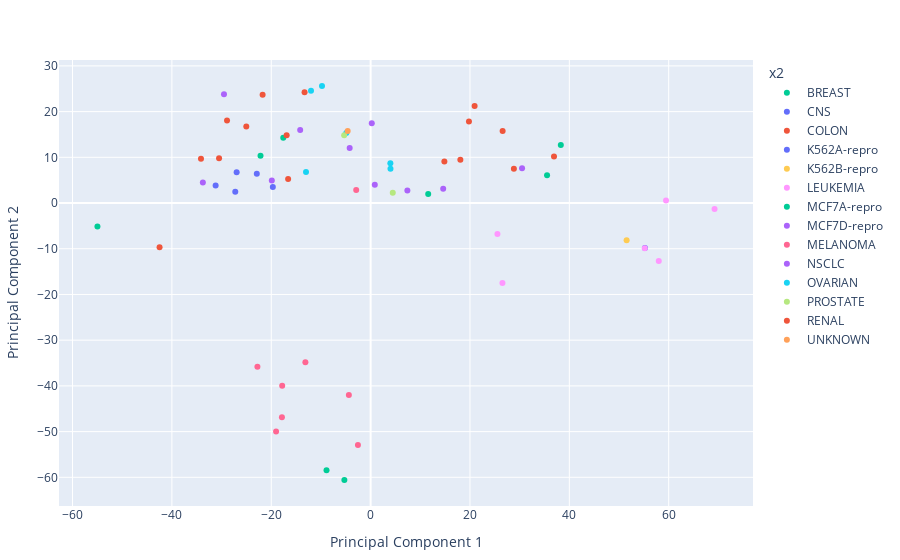

Source (notebook cell):
### Code cell
PlotlyJS.plot(
    df3_pca, x=:x1, y=:x2, color=:y,
    mode="markers",
    Layout(yaxis_title="Principal Component 2", xaxis_title="Principal Component 1")
)

### Figure 1 — Plotly figure (JSON) as saved in the notebook; plotly's stock layout.template omitted (floating-point values rounded to 4 significant figures)
{"data": [{"legendgroup": "BREAST", "marker": {"color": "#00cc96"}, "mode": "markers", "name": "BREAST", "showlegend": true, "type": "scatter", "x": [-54.98, -22.16, -17.58, 35.52, 11.59, -8.875, -5.284], "xaxis": "x", "y": [-5.158, 10.31, 14.27, 6.077, 1.958, -58.45, -60.58], "yaxis": "y"}, {"legendgroup": "CNS", "marker": {"color": "#636efa"}, "mode": "markers", "name": "CNS", "showlegend": true, "type": "scatter", "x": [-19.68, -22.91, -27.24, -26.96, -31.2], "xaxis": "x", "y": [3.528, 6.391, 2.446, 6.727, 3.834], "yaxis": "y"}, {"legendgroup": "COLON", "marker": {"color": "#EF553B"}, "mode": "markers", "name": "COLON", "showlegend": true, "type": "scatter", "x": [14.85, 36.92, 26.57, 19.8, 18.06, 28.84, 20.93], "xaxis": "x", "y": [9.06, 10.17, 15.74, 17.82, 9.493, 7.523, 21.2], "yaxis": "y"}, {"legendgroup": "K562A-repro", "marker": {"color": "#636efa"}, "mode": "markers", "name": "K562A-repro", "showlegend": true, "type": "scatter", "x": [55.22], "xaxis": "x", "y": [-9.854], "yaxis": "y"}, {"legendgroup": "K562B-repro", "marker": {"color": "#FECB52"}, "mode": "markers", "name": "K562B-repro", "showlegend": true, "type": "scatter", "x": [51.53], "xaxis": "x", "y": [-8.169], "yaxis": "y"}, {"legendgroup": "LEUKEMIA", "marker": {"color": "#FF97FF"}, "mode": "markers", "name": "LEUKEMIA", "showlegend": true, "type": "scatter", "x": [26.54, 58.01, 55.18, 69.23, 59.46, 25.53], "xaxis": "x", "y": [-17.49, -12.68, -9.917, -1.283, 0.5615, -6.759], "yaxis": "y"}, {"legendgroup": "MCF7A-repro", "marker": {"color": "#00cc96"}, "mode": "markers", "name": "MCF7A-repro", "showlegend": true, "type": "scatter", "x": [38.28], "xaxis": "x", "y": [12.7], "yaxis": "y"}, {"legendgroup": "MCF7D-repro", "marker": {"color": "#ab63fa"}, "mode": "markers", "name": "MCF7D-repro", "showlegend": true, "type": "scatter", "x": [30.48], "xaxis": "x", "y": [7.608], "yaxis": "y"}, {"legendgroup": "MELANOMA", "marker": {"color": "#FF6692"}, "mode": "markers", "name": "MELANOMA", "showlegend": true, "type": "scatter", "x": [-2.898, -2.552, -17.8, -17.86, -4.381, -22.79, -19.03, -13.13], "xaxis": "x", "y": [2.86, -52.93, -39.99, -46.87, -41.98, -35.82, -50.0, -34.85], "yaxis": "y"}, {"legendgroup": "NSCLC", "marker": {"color": "#ab63fa"}, "mode": "markers", "name": "NSCLC", "showlegend": true, "type": "scatter", "x": [-14.18, -29.51, -33.77, -19.89, -4.216, 0.8421, 0.235, 7.404, 14.61], "xaxis": "x", "y": [15.98, 23.81, 4.502, 4.935, 12.02, 4.017, 17.45, 2.714, 3.114], "yaxis": "y"}, {"legendgroup": "OVARIAN", "marker": {"color": "#19d3f3"}, "mode": "markers", "name": "OVARIAN", "showlegend": true, "type": "scatter", "x": [-9.785, 3.974, -13.0, 3.999, -12.0, -4.889], "xaxis": "x", "y": [25.59, 8.715, 6.764, 7.516, 24.56, 15.35], "yaxis": "y"}, {"legendgroup": "PROSTATE", "marker": {"color": "#B6E880"}, "mode": "markers", "name": "PROSTATE", "showlegend": true, "type": "scatter", "x": [4.461, -5.322], "xaxis": "x", "y": [2.272, 14.85], "yaxis": "y"}, {"legendgroup": "RENAL", "marker": {"color": "#EF553B"}, "mode": "markers", "name": "RENAL", "showlegend": true, "type": "scatter", "x": [-42.48, -30.51, -34.14, -16.9, -25.02, -28.9, -21.74, -13.3, -16.6], "xaxis": "x", "y": [-9.692, 9.804, 9.668, 14.83, 16.72, 18.03, 23.7, 24.26, 5.245], "yaxis": "y"}, {"legendgroup": "UNKNOWN", "marker": {"color": "#FFA15A"}, "mode": "markers", "name": "UNKNOWN", "showlegend": true, "type": "scatter", "x": [-4.615], "xaxis": "x", "y": [15.77], "yaxis": "y"}], "layout": {"legend": {"title": {"text": "x2"}, "tracegroupgap": 0}, "margin": {"b": 50, "l": 50, "r": 50, "t": 60}, "xaxis": {"title": {"text": "Principal Component 1"}}, "yaxis": {"title": {"text": "Principal Component 2"}}}}
